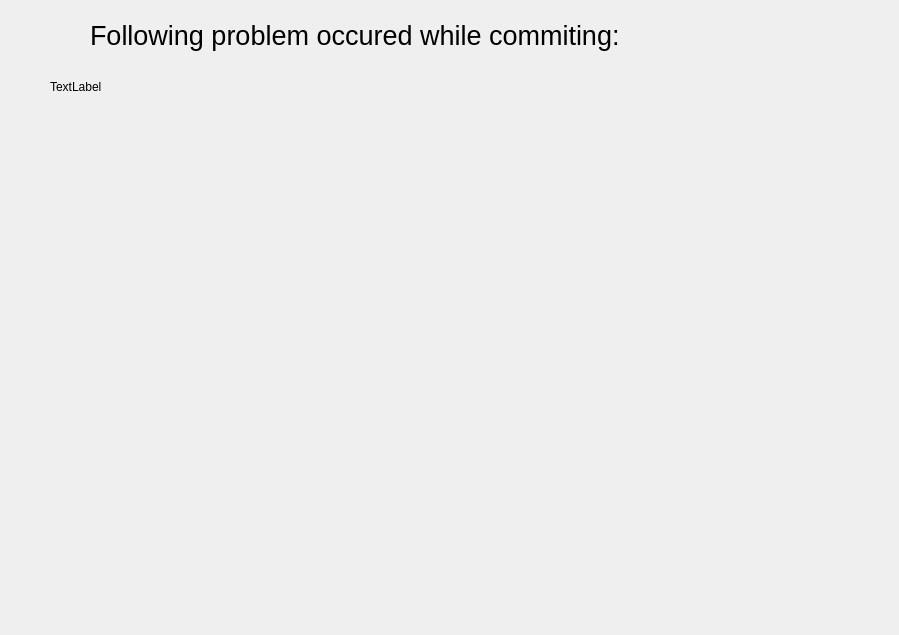
<?xml version="1.0" encoding="UTF-8"?>
<ui version="4.0">
 <class>error_while_commiting</class>
 <widget class="QWidget" name="error_while_commiting">
  <property name="geometry">
   <rect>
    <x>0</x>
    <y>0</y>
    <width>899</width>
    <height>635</height>
   </rect>
  </property>
  <property name="windowTitle">
   <string>AN ERROR OCCURED</string>
  </property>
  <property name="windowIcon">
   <iconset>
    <normaloff>croco_icon.png</normaloff>croco_icon.png</iconset>
  </property>
  <widget class="QLabel" name="label">
   <property name="geometry">
    <rect>
     <x>90</x>
     <y>-10</y>
     <width>681</width>
     <height>91</height>
    </rect>
   </property>
   <property name="font">
    <font>
     <pointsize>20</pointsize>
    </font>
   </property>
   <property name="text">
    <string>Following problem occured while commiting:</string>
   </property>
  </widget>
  <widget class="QLabel" name="error_log">
   <property name="geometry">
    <rect>
     <x>50</x>
     <y>80</y>
     <width>751</width>
     <height>531</height>
    </rect>
   </property>
   <property name="acceptDrops">
    <bool>true</bool>
   </property>
   <property name="text">
    <string>TextLabel</string>
   </property>
   <property name="textFormat">
    <enum>Qt::PlainText</enum>
   </property>
   <property name="alignment">
    <set>Qt::AlignLeading|Qt::AlignLeft|Qt::AlignTop</set>
   </property>
  </widget>
 </widget>
 <resources/>
 <connections/>
</ui>
